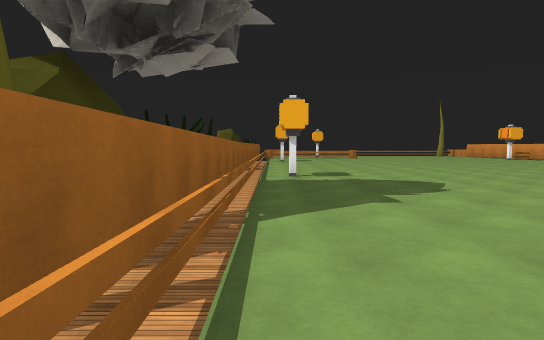
[1] (above)

20 first-person views from a walk through a scene from a Unity 3-D project. The camera is 1.3 m above the floor, tilts 4° down and sees 80° across. The floor is counted in squares, 2 m on a side. Each view is taken from the middle of a square. On the plan, view 1 faces up. The plan holds only what a view shows up to about 10 squares ahead; the rest is blank. The place goes on beyond the plan. The player is left out. Some surface patterns are stand-ins.

[2]
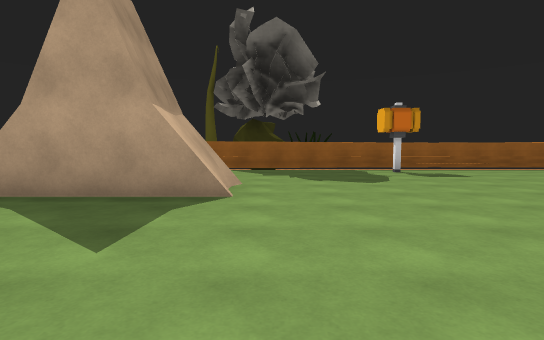

[3]
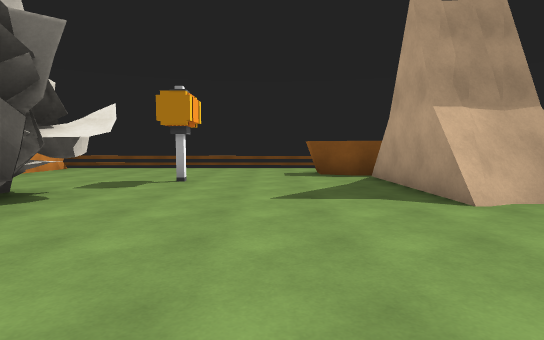

[4]
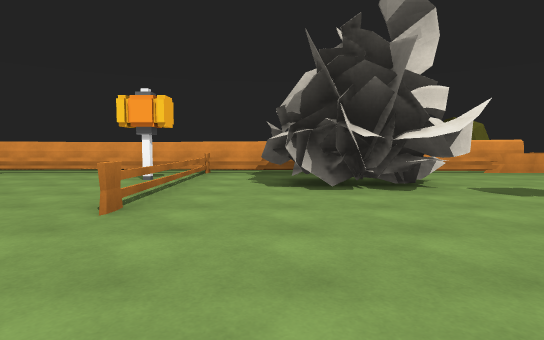

[5]
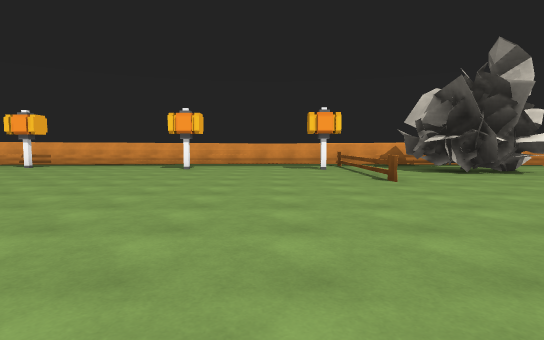

[6]
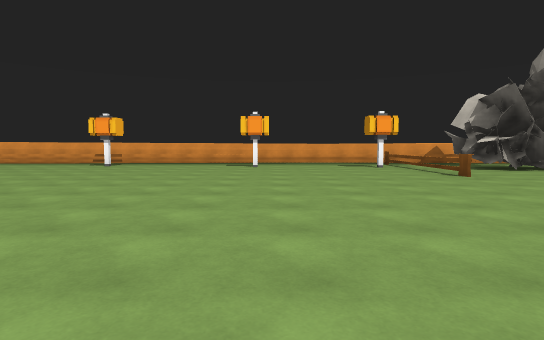

[7]
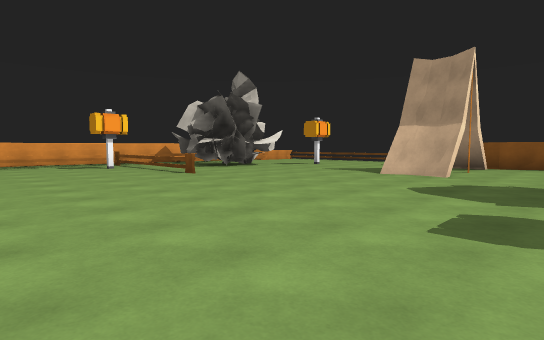

[8]
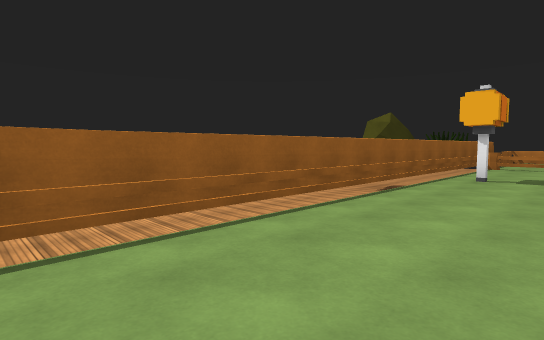

[9]
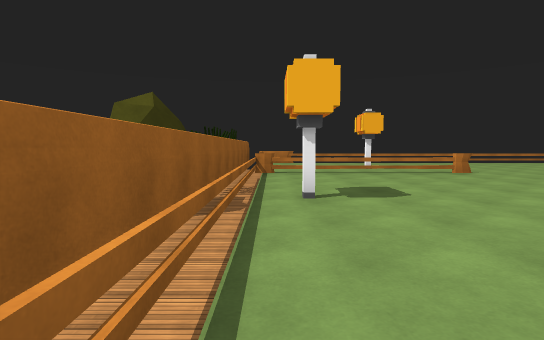

[10]
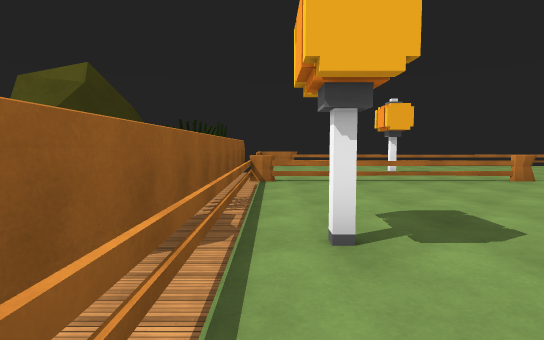

[11]
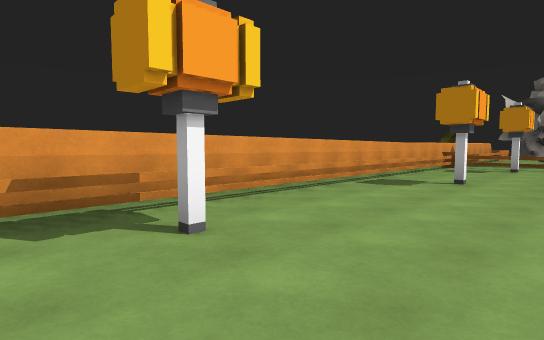

[12]
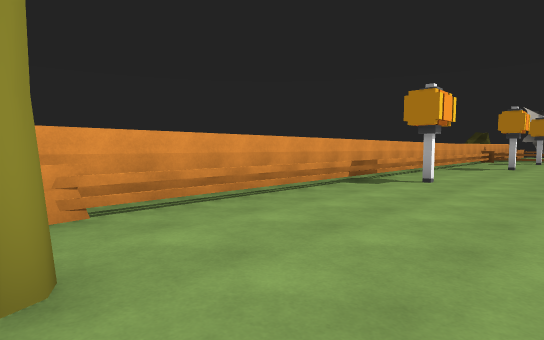

[13]
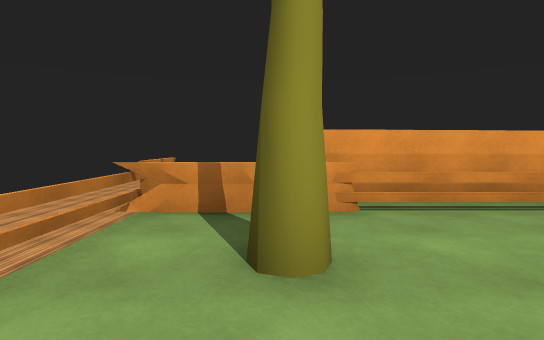

[14]
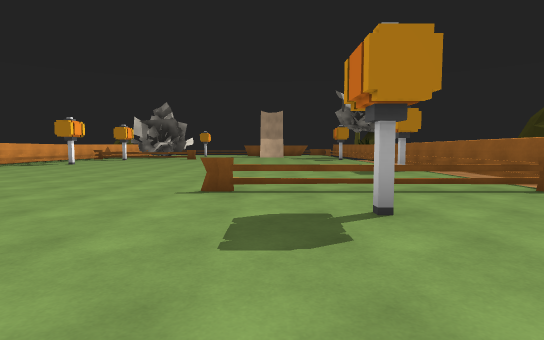

[15]
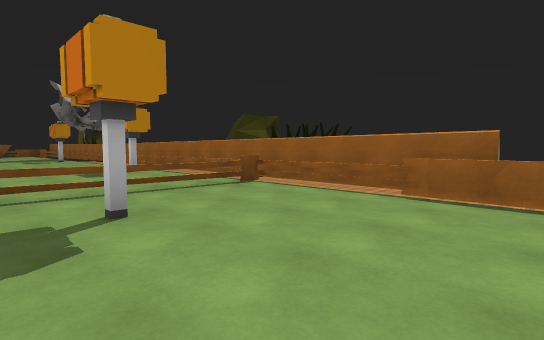

[16]
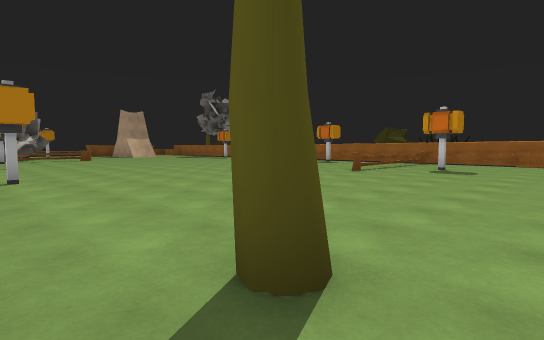

[17]
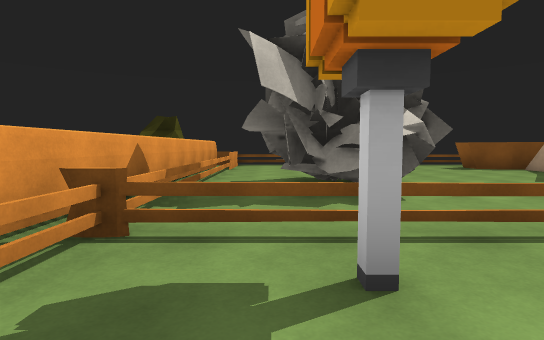

[18]
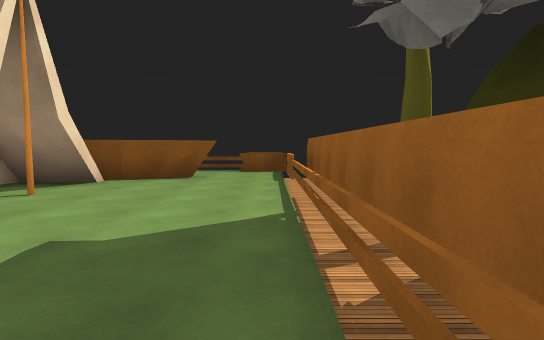

[19]
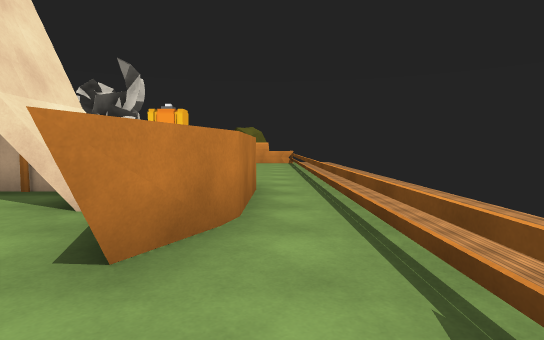

[20]
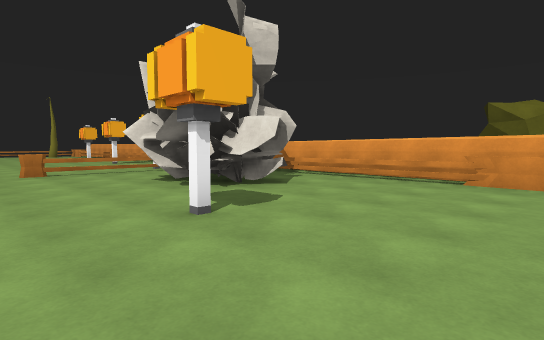

### Floor plan
Points are (right, up) in squares from view 1. A wall is a line through its corners. A room is listed if a view was taken in it or the views show most of it. See-through windows are left out.
Room 1 (views 1, 2, 3, 4, 5, 6, 7, 8, 9, 10, 11, 12, 13, 14, 15, 16, 17, 18, 19, 20)
walls: (4.8, 3.4) (4.8, -0.2); (3.3, 3.1) (4.9, 3.1); (3.3, 2.5) (3.3, 2.9) (4.9, 2.9); (4.7, 1.3) (4.7, 2.1); (3.2, 0.4) (4.8, 0.3); (3.3, 0) (3.3, 0.7) (4.7, 0.6); (-0.9, 23.2) (-0.8, -1.6); (13.9, -1.9) (13.8, 22.5)
low walls: (8.1, 6.7) (10.6, 6.7); (10.5, 6.6) (8.1, 6.6); (5, 19.2) (-0.4, 19.2) (5, 19.2); (12.4, 6.7) (13.5, 6.7); (4.1, 3.1) (4.8, 3.4); (13.4, 6.6) (12.4, 6.6); (3.4, 0.1) (4.8, 0); (13.3, 22) (13.2, 22.5); (-0.4, 23.6) (-0.4, -0.6); (13.2, 23.8) (13.3, 24.7); (13.2, -0.9) (13.3, -0.3); (14.8, 24.4) (12.9, 24.4); (-0.4, -2.8) (13.4, -2.8); (13.2, -2.5) (13.2, 24.3)
ways out: opening at (-1, -2); opening at (-1, 7); opening at (-1, 15); opening at (14, 25); gap at (14, 24)
objects: hammer (0, 7); hammer (0, 15); boat (2, -1) to (6, -1); hammer (3, 21); hammer (9, 1); other object (10, 2) to (12, 5); hammer (11, 7) to (12, 7); hammer (12, 12); hammer (12, 17); other object (12, 23)

Positions as (right, up) in squares from view 1, and headings:
1: (0, 0), facing up
2: (9, 4), facing left
3: (7, 7), facing down
4: (5, 5), facing right
5: (2, 9), facing right
6: (1, 11), facing right
7: (1, 11), facing down-right
8: (2, 8), facing up-left
9: (0, 11), facing up
10: (0, 13), facing up
11: (10, 18), facing down-right
12: (10, 23), facing down-right
13: (10, 23), facing right
14: (4, 24), facing down
15: (4, 24), facing down-left
16: (13, 24), facing down-left
17: (12, 9), facing down
18: (0, 6), facing down
19: (0, -2), facing right
20: (7, -2), facing up-right
